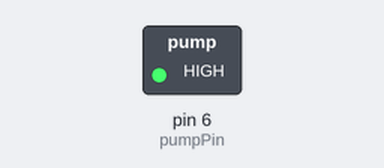
Bench run of a sketch on a simulated Arduino Uno, built with avr-gcc and run on an emulated ATmega328P. Parts: switched loads named in the sketch (green lamp = pin HIGH).

Above: at 5.0 s.
At 15.0 s:
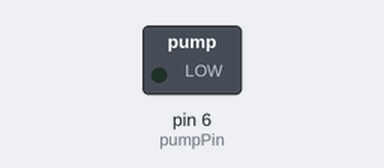
Timing chart, 0 to 26.0 s (numbered marks = the images above):
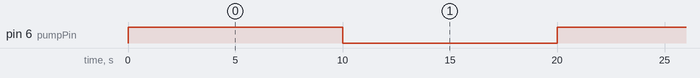

Measured:
- by itself, pin 6 (pumpPin): alternates HIGH for 10.0 s and LOW for 10.0 s

The sketch:

Pump_Code.ino
```cpp
const int pumpPin = 6;
unsigned long lastWateredMillis;

void setup() {
  pinMode(pumpPin, OUTPUT);
}
/*
 * Method to start the pump
 */
void startPump() {
  digitalWrite(pumpPin, HIGH);
}
/*
 * Method to stop the pump
 */
void stopPump() {
  digitalWrite(pumpPin, LOW);
  lastWateredMillis = millis();
}

void loop() {
  startPump();
  delay(10000);
  stopPump();
  delay(10000);
}
```
